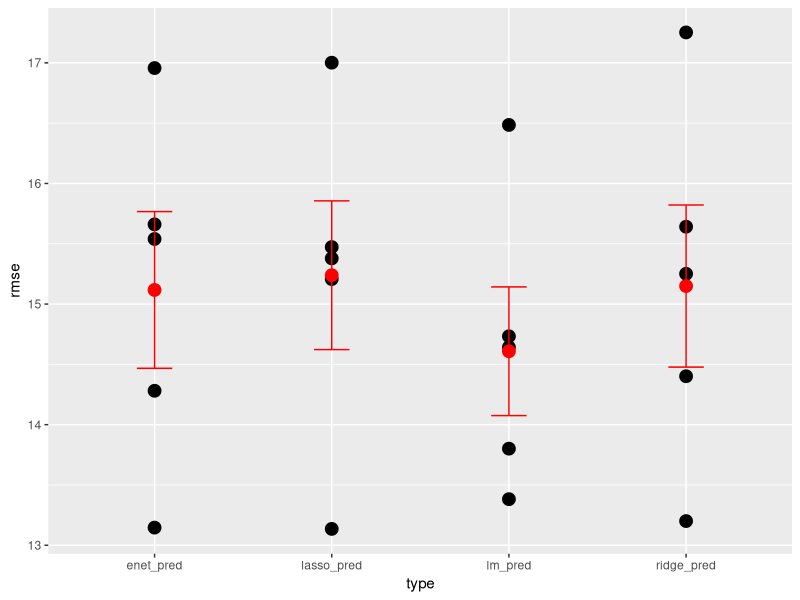

R code for this plot:
## ---- chunk 1
library(tidyverse)
library(glmnet)
library(VIM)
## ---- chunk 2
health_tt <- read_csv("../data/final_data.csv")


health_tt <- health_tt |> 
  select(-name, -...1, -population, -alcohol_impaired_driving_deaths) |> 
  filter(!is.na(drug_overdose_deaths))
## ---- chunk 3
health_tt <- kNN(health_tt, k = 5, imp_var = FALSE)


set.seed(101)
k <- 5
health_tt <- health_tt |>
  mutate(test_fold = sample(rep(1:k, length.out = n())))
## ---- chunk 4
get_test_pred <- function(k) {
  test_data <- health_tt |> filter(test_fold == k)                     # get test and training data
  train_data <- health_tt |> filter(test_fold != k)
  test_x <- as.matrix(select(test_data, -drug_overdose_deaths))                       # get test and training matrices
  train_x <- as.matrix(select(train_data, -drug_overdose_deaths))
  
  lm_fit <- lm(drug_overdose_deaths ~ ., data = train_data)                           # fit models to training data
  ridge_fit <- cv.glmnet(train_x, train_data$drug_overdose_deaths, alpha = 0)
  lasso_fit <- cv.glmnet(train_x, train_data$drug_overdose_deaths, alpha = 1)
  enet_fit <- cv.glmnet(train_x, train_data$drug_overdose_deaths, alpha = 0.5)
  
  tibble(lm_pred = predict(lm_fit, newdata = test_data),              # return test results
         ridge_pred = as.numeric(predict(ridge_fit, newx = test_x)),
         lasso_pred = as.numeric(predict(lasso_fit, newx = test_x)),
         enet_pred = as.numeric(predict(enet_fit, newx = test_x)),
         test_actual = test_data$drug_overdose_deaths,
         test_fold = k)
}
## ---- chunk 5
test_pred_all <- map(1:k, get_test_pred) |> 
  bind_rows()
## ---- chunk 6
test_pred_all |>
  pivot_longer(lm_pred:enet_pred, 
               names_to = "type", 
               values_to = "test_pred") |>
  group_by(type, test_fold) |>
  summarize(
    rmse = sqrt(mean((test_actual - test_pred)^2))
  ) |> 
  ggplot(aes(x = type, y = rmse)) + 
  geom_point(size = 4) +
  stat_summary(fun = mean, geom = "point", 
               color = "red", size = 4) + 
  stat_summary(fun.data = mean_se, geom = "errorbar", 
               color = "red", width = 0.2)
